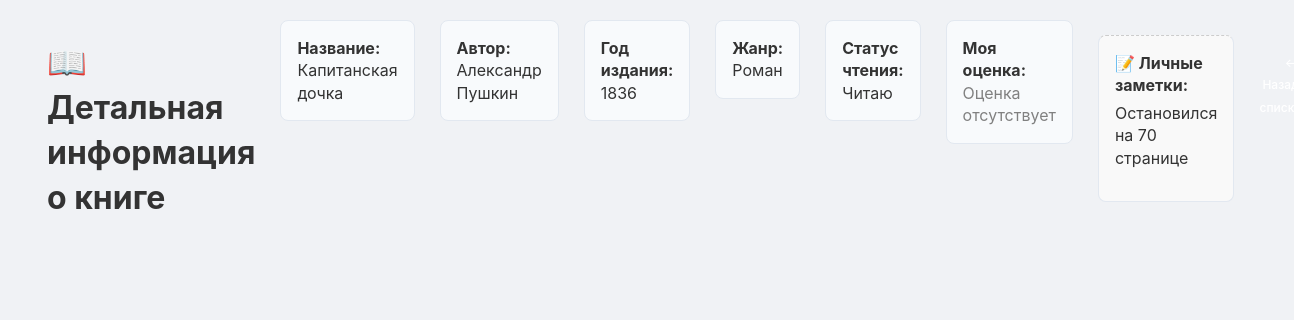
The page /detail/4 on the database its author committed.
### tables this page shows
CREATE TABLE books (
            id INTEGER PRIMARY KEY AUTOINCREMENT,
            title TEXT NOT NULL,
            author TEXT NOT NULL,
            year INTEGER,
            genre TEXT,
            status TEXT NOT NULL, -- 'Читаю', 'Прочитано', 'Хочу прочитать'
            rating INTEGER,       -- от 1 до 5
            notes TEXT
        );

### app.py (the view)
@app.route('/detail/<int:book_id>')
def detail(book_id):
    book = database.get_book_by_id(book_id)
    if not book:
        return "Книга не найдена", 404
    return render_template('detail.html', book=book)

### database.py (called while the page is built)
def get_db_connection():
    conn = sqlite3.connect(DATABASE)
    conn.row_factory = sqlite3.Row
    return conn

def get_book_by_id(book_id):
    conn = get_db_connection()
    book = conn.execute('SELECT * FROM books WHERE id = ?', (book_id,)).fetchone()
    conn.close()
    return book

### templates/detail.html (shortened to what this page needs)
<!DOCTYPE html>
<html>
<head>
    <link rel="stylesheet" href="{{ url_for('static', filename='style.css') }}">
</head>
<body>
    <div class="container">
        <h1>📖 Детальная информация о книге</h1>
        <div class="message">
            <strong>Название:</strong> {{ book.title }}
        </div>
        <div class="message">
            <strong>Автор:</strong> {{ book.author }}
        </div>
        <div class="message">
            <strong>Год издания:</strong> {{ book.year or 'Не указан' }}
        </div>
        <div class="message">
            <strong>Жанр:</strong> {{ book.genre or 'Не указан' }}
        </div>
        <div class="message">
            <strong>Статус чтения:</strong> {{ book.status }}
        </div>
        <div class="message">
            <strong>Моя оценка:</strong>
            {% if book.rating %}
                <span style="color: #ff9800;">{{ "⭐" * book.rating }}</span> ({{ book.rating }} из 5)
            {% else %}
                <span style="color: gray;">Оценка отсутствует</span>
            {% endif %}
        </div>
        <div class="message" style="background-color: #f9f9f9; border-top: 1px dashed #ccc; margin-top: 15px;">
            <strong>📝 Личные заметки:</strong>
            <p style="white-space: pre-wrap; margin-top: 5px; color: #333;">{{ book.notes or 'Заметок пока нет.' }}</p>
        </div>
        <p style="text-align: center; margin-top: 30px;">
            <a href="/" class="b" style="text-decoration: none;">← Назад к списку</a>
        </p>
    </div>
</body>
</html>

### static/style.css (style rules this page uses)
body { font-family: -apple-system, BlinkMacSystemFont, "Segoe UI", Roboto, Helvetica, Arial, sans-serif; background-color: #f0f2f5; color: #333; margin: 0; padding: 20px; line-height: 1.4; }
.container { display: flex; max-width: 1200px; margin: 0 auto; gap: 25px; align-items: flex-start; }
.message { background: #f8fafc; border: 1px solid #e2e8f0; border-radius: 8px; padding: 16px; margin-bottom: 15px; position: relative; }
.b { padding: 4px 10px; font-size: 0.75rem; text-decoration: none; border-radius: 4px; color: white; font-weight: 500; }

### rows shown on the page
books: title "Капитанская дочка", author "Александр Пушкин", year "1836", genre "Роман", status "Читаю", notes "Остановился на 70 странице"
